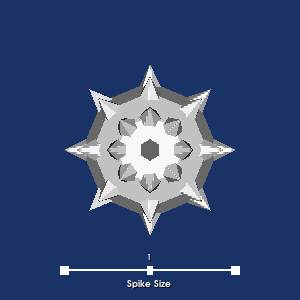

Python code for this plot:
#!/usr/bin/env python
# Demonstrate vtkCenteredSliderWidget controlling glyph scale on a mace geometry.

import vtkmodules.vtkInteractionStyle  # noqa: F401
import vtkmodules.vtkRenderingFreeType  # noqa: F401
import vtkmodules.vtkRenderingOpenGL2  # noqa: F401

from vtkmodules.vtkFiltersCore import vtkAppendPolyData, vtkGlyph3D
from vtkmodules.vtkFiltersSources import (
    vtkConeSource,
    vtkSphereSource,
)
from vtkmodules.vtkInteractionWidgets import (
    vtkCenteredSliderWidget,
    vtkSliderRepresentation2D,
)
from vtkmodules.vtkRenderingCore import (
    vtkActor,
    vtkPolyDataMapper,
    vtkRenderWindow,
    vtkRenderWindowInteractor,
    vtkRenderer,
)
from vtkmodules.vtkRenderingLOD import vtkLODActor

# Create a mace geometry (sphere + cone glyphs)
sphere = vtkSphereSource()

cone = vtkConeSource()

glyph = vtkGlyph3D()
glyph.SetInputConnection(sphere.GetOutputPort())
glyph.SetSourceConnection(cone.GetOutputPort())
glyph.SetVectorModeToUseNormal()
glyph.SetScaleModeToScaleByVector()
glyph.SetScaleFactor(0.25)

apd = vtkAppendPolyData()
apd.AddInputConnection(glyph.GetOutputPort())
apd.AddInputConnection(sphere.GetOutputPort())

mace_mapper = vtkPolyDataMapper()
mace_mapper.SetInputConnection(apd.GetOutputPort())

mace_actor = vtkLODActor()
mace_actor.SetMapper(mace_mapper)
mace_actor.VisibilityOn()
mace_actor.SetPosition(1, 1, 1)

# Renderer
renderer = vtkRenderer()
renderer.AddActor(mace_actor)
renderer.SetBackground(0.1, 0.2, 0.4)

# Render window
render_window = vtkRenderWindow()
render_window.AddRenderer(renderer)
render_window.SetWindowName("centered slider widget2d")
render_window.SetSize(300, 300)

# Interactor
interactor = vtkRenderWindowInteractor()
interactor.SetRenderWindow(render_window)


# Callback adjusts glyph scale factor based on slider value
def slider_callback(caller, event_string):
    value = caller.GetValue()
    glyph.SetScaleFactor(glyph.GetScaleFactor() * value)


# Widget
slider_rep = vtkSliderRepresentation2D()
slider_rep.SetMinimumValue(0.7)
slider_rep.SetMaximumValue(1.3)
slider_rep.SetValue(1.0)
slider_rep.SetTitleText("Spike Size")
slider_rep.GetPoint1Coordinate().SetCoordinateSystemToNormalizedDisplay()
slider_rep.GetPoint1Coordinate().SetValue(0.2, 0.1)
slider_rep.GetPoint2Coordinate().SetCoordinateSystemToNormalizedDisplay()
slider_rep.GetPoint2Coordinate().SetValue(0.8, 0.1)
slider_rep.SetSliderLength(0.02)
slider_rep.SetSliderWidth(0.03)
slider_rep.SetEndCapLength(0.03)
slider_rep.SetEndCapWidth(0.03)
slider_rep.SetTubeWidth(0.005)

slider_widget = vtkCenteredSliderWidget()
slider_widget.SetInteractor(interactor)
slider_widget.SetRepresentation(slider_rep)
slider_widget.AddObserver("InteractionEvent", slider_callback)
slider_widget.On()

interactor.Initialize()
interactor.Start()
